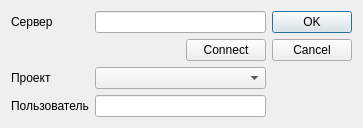
<?xml version="1.0" encoding="UTF-8"?>
<ui version="4.0">
 <class>TrkConnect</class>
 <widget class="QDialog" name="TrkConnect">
  <property name="geometry">
   <rect>
    <x>0</x>
    <y>0</y>
    <width>363</width>
    <height>127</height>
   </rect>
  </property>
  <property name="windowTitle">
   <string>Connect to Tracker</string>
  </property>
  <layout class="QHBoxLayout" name="horizontalLayout_3">
   <item>
    <layout class="QFormLayout" name="formLayout">
     <property name="fieldGrowthPolicy">
      <enum>QFormLayout::AllNonFixedFieldsGrow</enum>
     </property>
     <item row="0" column="0">
      <widget class="QLabel" name="label">
       <property name="text">
        <string>Сервер</string>
       </property>
      </widget>
     </item>
     <item row="0" column="1">
      <widget class="QLineEdit" name="serverEdit"/>
     </item>
     <item row="1" column="1">
      <layout class="QHBoxLayout" name="horizontalLayout_2">
       <item>
        <spacer name="horizontalSpacer">
         <property name="orientation">
          <enum>Qt::Horizontal</enum>
         </property>
         <property name="sizeHint" stdset="0">
          <size>
           <width>40</width>
           <height>20</height>
          </size>
         </property>
        </spacer>
       </item>
       <item>
        <widget class="QPushButton" name="connectButton">
         <property name="text">
          <string>Connect</string>
         </property>
        </widget>
       </item>
      </layout>
     </item>
     <item row="2" column="1">
      <widget class="QComboBox" name="prjBox"/>
     </item>
     <item row="2" column="0">
      <widget class="QLabel" name="label_2">
       <property name="text">
        <string>Проект</string>
       </property>
      </widget>
     </item>
     <item row="3" column="0">
      <widget class="QLabel" name="label_3">
       <property name="text">
        <string>Пользователь</string>
       </property>
      </widget>
     </item>
     <item row="3" column="1">
      <widget class="QLineEdit" name="userEdit"/>
     </item>
    </layout>
   </item>
   <item>
    <widget class="QDialogButtonBox" name="buttonBox">
     <property name="maximumSize">
      <size>
       <width>81</width>
       <height>16777215</height>
      </size>
     </property>
     <property name="orientation">
      <enum>Qt::Vertical</enum>
     </property>
     <property name="standardButtons">
      <set>QDialogButtonBox::Cancel|QDialogButtonBox::Ok</set>
     </property>
    </widget>
   </item>
  </layout>
 </widget>
 <resources/>
 <connections>
  <connection>
   <sender>buttonBox</sender>
   <signal>accepted()</signal>
   <receiver>TrkConnect</receiver>
   <slot>accept()</slot>
   <hints>
    <hint type="sourcelabel">
     <x>248</x>
     <y>254</y>
    </hint>
    <hint type="destinationlabel">
     <x>157</x>
     <y>274</y>
    </hint>
   </hints>
  </connection>
  <connection>
   <sender>buttonBox</sender>
   <signal>rejected()</signal>
   <receiver>TrkConnect</receiver>
   <slot>reject()</slot>
   <hints>
    <hint type="sourcelabel">
     <x>316</x>
     <y>260</y>
    </hint>
    <hint type="destinationlabel">
     <x>286</x>
     <y>274</y>
    </hint>
   </hints>
  </connection>
 </connections>
</ui>
